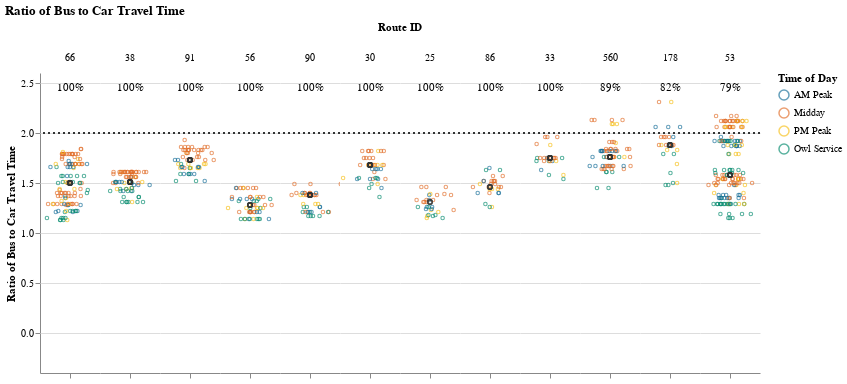
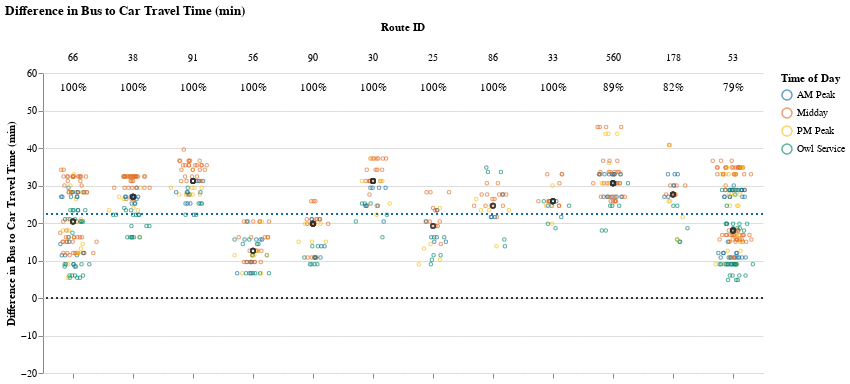

Source (notebook cell) for these figures, in order:
### Markdown cell above
### Medium Routes (1-1.5 hrs)

### Code cell
route_group = "medium"
try:
    subset_routes, mult, diff  = setup_charts(df, PCT_COMPETITIVE_THRESHOLD, route_group)
    if len(subset_routes) > 0:
        display(
            Markdown(
                f"{CAPTIONS_DICT[route_group]}"
                "Within each route group, routes are sorted in descending order "
                "by % competitive trips and # trips below the additional time cut-off."
            )
        )

        display(mult)
        display(diff)
except:
    print("No routes meet this criteria.")

### Figure 1 — Vega-Lite specification as saved in the notebook (floating-point values rounded to 4 significant figures; data arrays with more than 128 entries replaced by an {"elided": "..."} marker saying what was removed)
{"config": {"view": {"continuousWidth": 400, "continuousHeight": 300, "stroke": null}, "facet": {"spacing": 0}}, "data": {"name": "data-00c1651048770b56567b4cff5cb48fe0"}, "facet": {"column": {"field": "route_id", "sort": ["66", "38", "91", "56", "90", "30", "25", "86", "33", "560", "178", "53"], "title": "Route ID", "type": "nominal"}}, "spec": {"layer": [{"mark": {"type": "point", "opacity": 0.65, "size": 12, "strokeWidth": 1.1}, "encoding": {"color": {"field": "time_of_day", "scale": {"range": ["#136C97", "#E16B26", "#F6BF16", "#00896B", "#7790A3", "#5B559C"]}, "sort": ["AM Peak", "Midday", "PM Peak", "Owl Service"], "title": "Time of Day", "type": "nominal"}, "tooltip": [{"field": "route_id", "type": "nominal"}, {"field": "trip_id", "type": "nominal"}, {"field": "service_hours", "type": "quantitative"}, {"field": "car_duration_hours", "type": "quantitative"}, {"field": "bus_multiplier", "type": "quantitative"}, {"field": "bus_difference", "type": "quantitative"}, {"field": "num_trips", "type": "quantitative"}, {"field": "num_competitive", "type": "quantitative"}, {"field": "pct_trips_competitive", "type": "quantitative"}, {"field": "p25", "type": "quantitative"}, {"field": "p50", "type": "quantitative"}, {"field": "p75", "type": "quantitative"}], "x": {"axis": {"grid": false, "labels": false, "ticks": true, "values": [0]}, "field": "jitter", "scale": {}, "title": null, "type": "quantitative"}, "y": {"field": "bus_multiplier", "scale": {"domain": [-0.25, 2.58]}, "title": "Ratio of Bus to Car Travel Time", "type": "quantitative"}}, "selection": {"selector003": {"type": "interval", "bind": "scales", "encodings": ["x", "y"]}}, "transform": [{"calculate": "sqrt(-2*log(random()))*cos(2*PI*random())", "as": "jitter"}], "width": 60}, {"layer": [{"mark": {"type": "point", "opacity": 0.6, "size": 20, "strokeWidth": 1.3}, "encoding": {"color": {"value": "#323434"}, "y": {"field": "bus_multiplier", "type": "quantitative"}}, "transform": [{"filter": "(datum.p50_trip === 1)"}]}, {"mark": {"type": "rule", "strokeDash": [2, 3]}, "encoding": {"color": {"value": "#323434"}, "y": {"field": "cutoff", "type": "quantitative"}}}, {"mark": {"type": "text", "align": "center", "baseline": "middle"}, "encoding": {"color": {"value": "black"}, "text": {"field": "pct_trips_competitive", "format": ".0%", "type": "quantitative"}, "tooltip": [{"field": "route_id", "type": "nominal"}, {"field": "trip_id", "type": "nominal"}, {"field": "service_hours", "type": "quantitative"}, {"field": "car_duration_hours", "type": "quantitative"}, {"field": "bus_multiplier", "type": "quantitative"}, {"field": "bus_difference", "type": "quantitative"}, {"field": "num_trips", "type": "quantitative"}, {"field": "num_competitive", "type": "quantitative"}, {"field": "pct_trips_competitive", "type": "quantitative"}, {"field": "p25", "type": "quantitative"}, {"field": "p50", "type": "quantitative"}, {"field": "p75", "type": "quantitative"}], "x": {"value": 30}, "y": {"value": 15}}, "transform": [{"calculate": "sqrt(-2*log(random()))*cos(2*PI*random())", "as": "jitter"}, {"filter": "(datum.fastest_trip === 1)"}]}]}]}, "resolve": {"scale": {"y": "shared"}}, "title": "Ratio of Bus to Car Travel Time", "$schema": "https://vega.github.io/schema/vega-lite/v4.17.0.json", "datasets": {"data-00c1651048770b56567b4cff5cb48fe0": {"elided": "715 records"}}}

### Figure 2 — Vega-Lite specification as saved in the notebook (floating-point values rounded to 4 significant figures; data arrays with more than 128 entries replaced by an {"elided": "..."} marker saying what was removed)
{"config": {"view": {"continuousWidth": 400, "continuousHeight": 300, "stroke": null}, "facet": {"spacing": 0}}, "data": {"name": "data-a6090d0fa29a18aa18c1171230fc4852"}, "facet": {"column": {"field": "route_id", "sort": ["66", "38", "91", "56", "90", "30", "25", "86", "33", "560", "178", "53"], "title": "Route ID", "type": "nominal"}}, "spec": {"layer": [{"mark": {"type": "point", "opacity": 0.65, "size": 12, "strokeWidth": 1.1}, "encoding": {"color": {"field": "time_of_day", "scale": {"range": ["#136C97", "#E16B26", "#F6BF16", "#00896B", "#7790A3", "#5B559C"]}, "sort": ["AM Peak", "Midday", "PM Peak", "Owl Service"], "title": "Time of Day", "type": "nominal"}, "tooltip": [{"field": "route_id", "type": "nominal"}, {"field": "trip_id", "type": "nominal"}, {"field": "service_hours", "type": "quantitative"}, {"field": "car_duration_hours", "type": "quantitative"}, {"field": "bus_multiplier", "type": "quantitative"}, {"field": "bus_difference", "type": "quantitative"}, {"field": "num_trips", "type": "quantitative"}, {"field": "num_competitive", "type": "quantitative"}, {"field": "pct_trips_competitive", "type": "quantitative"}, {"field": "p25", "type": "quantitative"}, {"field": "p50", "type": "quantitative"}, {"field": "p75", "type": "quantitative"}], "x": {"axis": {"grid": false, "labels": false, "ticks": true, "values": [0]}, "field": "jitter", "scale": {}, "title": null, "type": "quantitative"}, "y": {"field": "bus_difference", "scale": {"domain": [-12.0, 58.8]}, "title": "Difference in Bus to Car Travel Time (min)", "type": "quantitative"}}, "selection": {"selector004": {"type": "interval", "bind": "scales", "encodings": ["x", "y"]}}, "transform": [{"calculate": "sqrt(-2*log(random()))*cos(2*PI*random())", "as": "jitter"}], "width": 60}, {"layer": [{"mark": {"type": "point", "opacity": 0.6, "size": 20, "strokeWidth": 1.3}, "encoding": {"color": {"value": "#323434"}, "y": {"field": "bus_difference", "type": "quantitative"}}, "transform": [{"filter": "(datum.p50_trip === 1)"}]}, {"mark": {"type": "rule", "strokeDash": [2, 3]}, "encoding": {"color": {"value": "#323434"}, "y": {"field": "cutoff", "type": "quantitative"}}}, {"mark": {"type": "rule", "strokeDash": [2, 3]}, "encoding": {"color": {"value": "#136C97"}, "y": {"field": "cutoff2", "type": "quantitative"}}}, {"mark": {"type": "text", "align": "center", "baseline": "middle"}, "encoding": {"color": {"value": "black"}, "text": {"field": "pct_trips_competitive", "format": ".0%", "type": "quantitative"}, "tooltip": [{"field": "route_id", "type": "nominal"}, {"field": "trip_id", "type": "nominal"}, {"field": "service_hours", "type": "quantitative"}, {"field": "car_duration_hours", "type": "quantitative"}, {"field": "bus_multiplier", "type": "quantitative"}, {"field": "bus_difference", "type": "quantitative"}, {"field": "num_trips", "type": "quantitative"}, {"field": "num_competitive", "type": "quantitative"}, {"field": "pct_trips_competitive", "type": "quantitative"}, {"field": "p25", "type": "quantitative"}, {"field": "p50", "type": "quantitative"}, {"field": "p75", "type": "quantitative"}], "x": {"value": 30}, "y": {"value": 15}}, "transform": [{"calculate": "sqrt(-2*log(random()))*cos(2*PI*random())", "as": "jitter"}, {"filter": "(datum.fastest_trip === 1)"}]}]}]}, "resolve": {"scale": {"y": "shared"}}, "title": "Difference in Bus to Car Travel Time (min)", "$schema": "https://vega.github.io/schema/vega-lite/v4.17.0.json", "datasets": {"data-a6090d0fa29a18aa18c1171230fc4852": {"elided": "715 records"}}}
